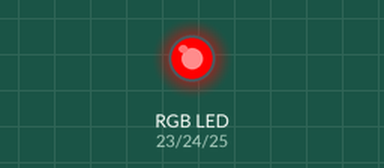
Simulated run of this program. Board: Raspberry Pi (BCM pin numbers). Shown: an RGB LED mixed from three pins (HIGH = lit). Dim RGB values are drawn brighter than linear. At 14.0 s the program stops and its outputs stay as they are.

Above: at 0.1 s.
At 2.1 s:
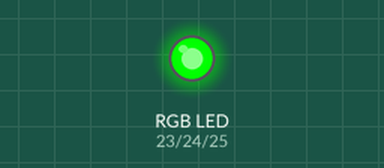
At 4.1 s:
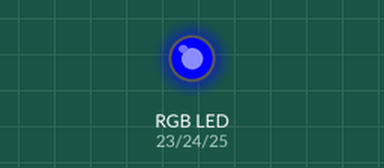
At 7.14 s:
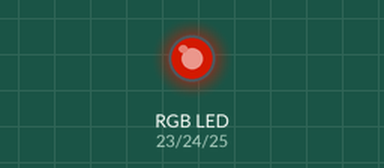
At 9.14 s:
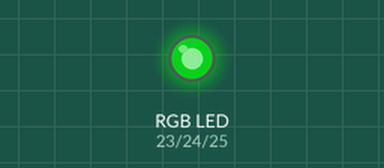
At 14.1 s:
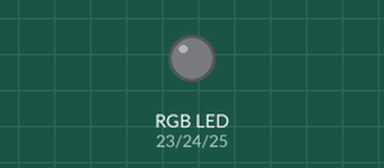
Timing chart, 0 to 15.5 s (numbered marks = the images above):
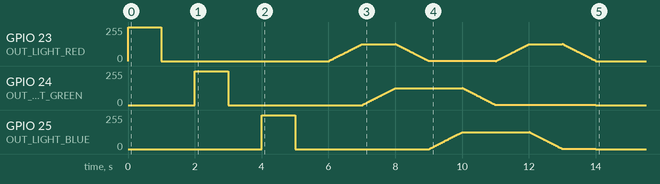

The program:

RGB_LED.py
```python
import RPi.GPIO as GPIO
import time

OUT_LIGHT_RED   = 23
OUT_LIGHT_GREEN = 24
OUT_LIGHT_BLUE  = 25

# Cycle the primary colors
GPIO.setmode(GPIO.BCM)
GPIO.setup(OUT_LIGHT_RED, GPIO.OUT)
GPIO.setup(OUT_LIGHT_GREEN, GPIO.OUT)
GPIO.setup(OUT_LIGHT_BLUE, GPIO.OUT)

GPIO.output(OUT_LIGHT_RED, 1)
time.sleep(1)
GPIO.output(OUT_LIGHT_RED, 0)
time.sleep(1)
GPIO.output(OUT_LIGHT_GREEN, 1)
time.sleep(1)
GPIO.output(OUT_LIGHT_GREEN, 0)
time.sleep(1)
GPIO.output(OUT_LIGHT_BLUE, 1)
time.sleep(1)
GPIO.output(OUT_LIGHT_BLUE, 0)
time.sleep(1)

# Slowly cycle through the colors.
red = GPIO.PWM(OUT_LIGHT_RED, 100)
green = GPIO.PWM(OUT_LIGHT_GREEN, 100)
blue = GPIO.PWM(OUT_LIGHT_BLUE, 100)
red.start(0)
green.start(0)
blue.start(0)
pause_time = 0.02

for i in range(0, 50):
    red.ChangeDutyCycle(i)
    time.sleep(pause_time)
for i in range(0, 50):
    green.ChangeDutyCycle(i)
    time.sleep(pause_time)
for i in range(50, 0, -1):
    red.ChangeDutyCycle(i)
    time.sleep(pause_time)
for i in range(0, 50):
    blue.ChangeDutyCycle(i)
    time.sleep(pause_time)
for i in range(50, 0, -1):
    green.ChangeDutyCycle(i)
    time.sleep(pause_time)
for i in range(0, 50):
    red.ChangeDutyCycle(i)
    time.sleep(pause_time)
for i in range(50, 0, -1):
    blue.ChangeDutyCycle(i)
    time.sleep(pause_time)
for i in range(50, 0, -1):
    red.ChangeDutyCycle(i)
    time.sleep(pause_time)

red.stop()
GPIO.cleanup()
```
